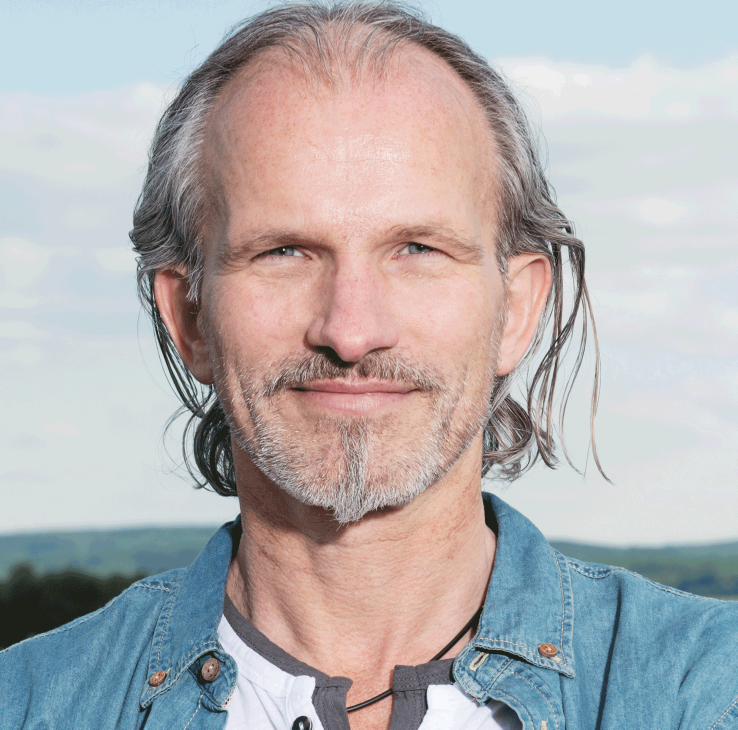
#> input picture face_0000.png, 1475 x 1459 px, given as the content of the folder dataset, which was not available (shown at 1/2 size)
$ python trainer.py
#> lines starting #> are read from the running program, lines starting #| are printed output that depends on the picture
import os
import cv2
import numpy as np
from PIL import Image
recognizer = cv2.face.LBPHFaceRecognizer_create()
path = 'dataset'
if not os.path.exists('./recognizer'):
    os.makedirs('./recognizer')
def getImagesWithID(path):
#> called with path = 'dataset'
  imagePaths = [os.path.join(path,f) for f in os.listdir(path)]
  faces = []
  IDs = []
  for imagePath in imagePaths:
    faceImg = Image.open(imagePath).convert('L')
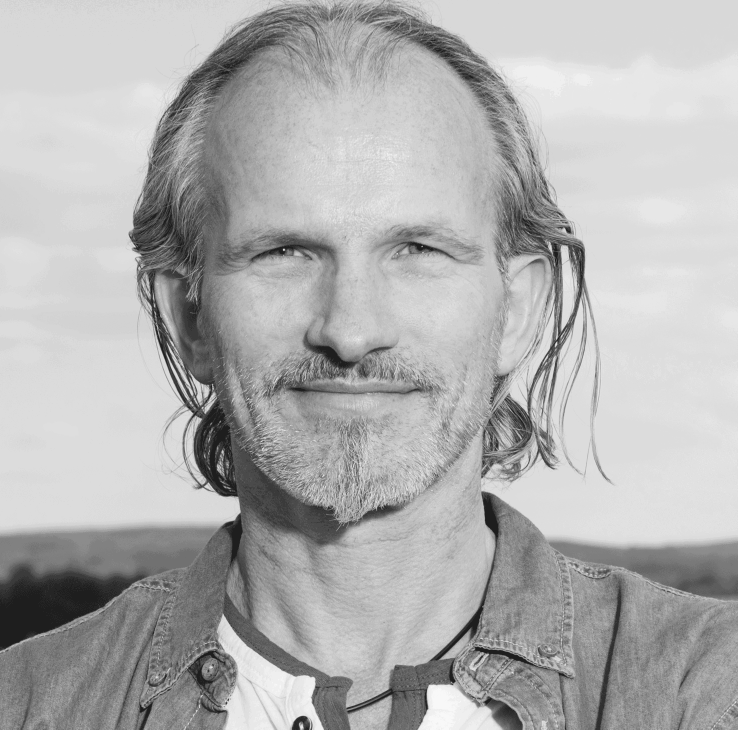
#> faceImg: PIL image 1475x1459 L (shown at 1/2 size); min 30, max 248, mean 176.1
    faceNp = np.array(faceImg,'uint8')
#> (the run stopped early here; a loop or call above may not have finished)

$ run again, on face_0004.png
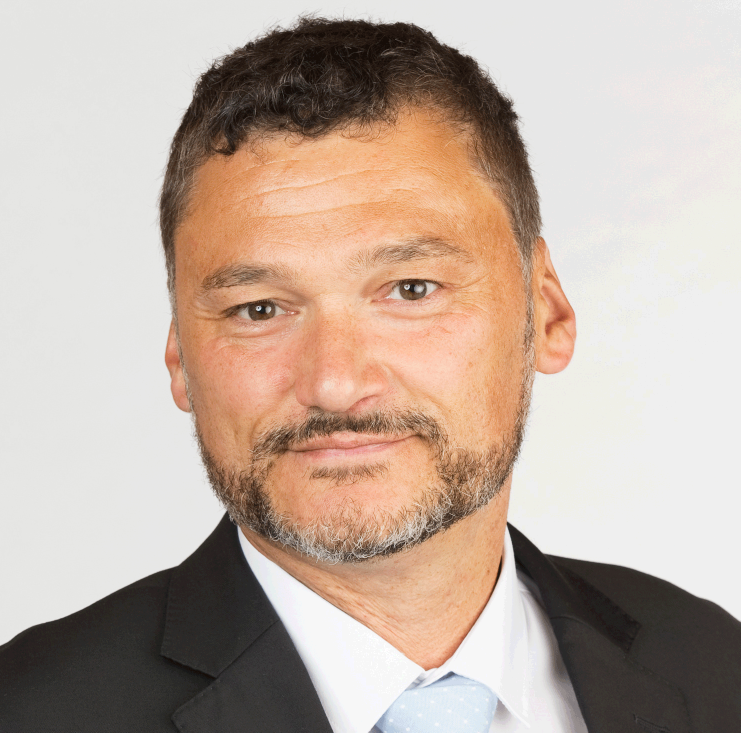
#> input picture face_0004.png, 1481 x 1465 px, given as the content of the folder dataset, which was not available (shown at 1/2 size)
#> in getImagesWithID, `faceImg = Image.open(imagePath).convert('L')`:
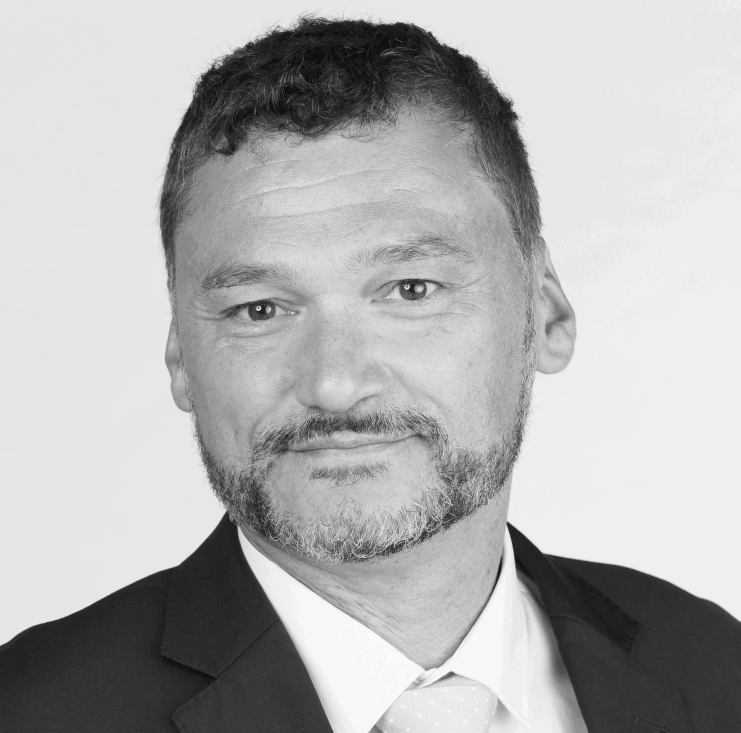
#> faceImg: PIL image 1481x1465 L (shown at 1/2 size); min 15, max 255, mean 177.7

$ run again, on face_0005.png
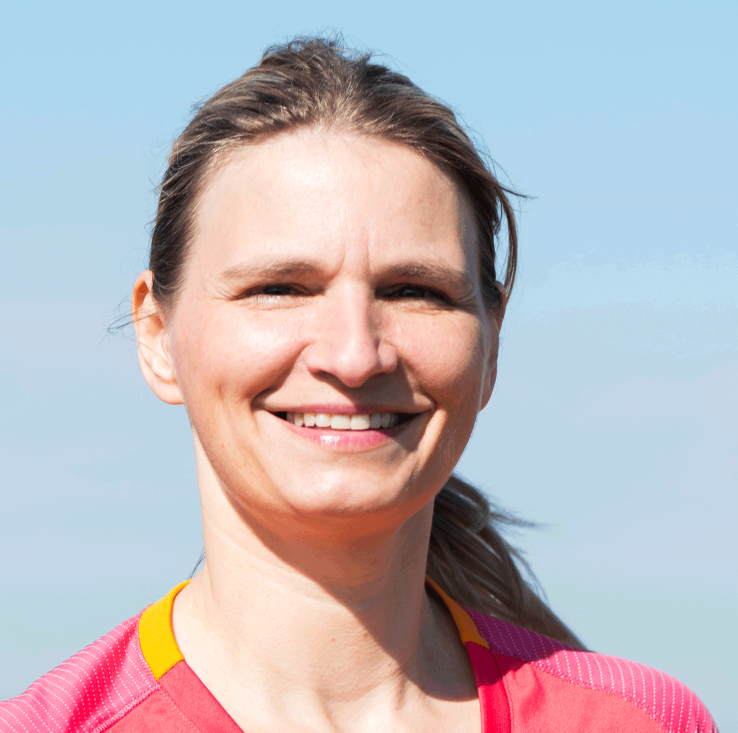
#> input picture face_0005.png, 1475 x 1465 px, given as the content of the folder dataset, which was not available (shown at 1/2 size)
#> in getImagesWithID, `faceImg = Image.open(imagePath).convert('L')`:
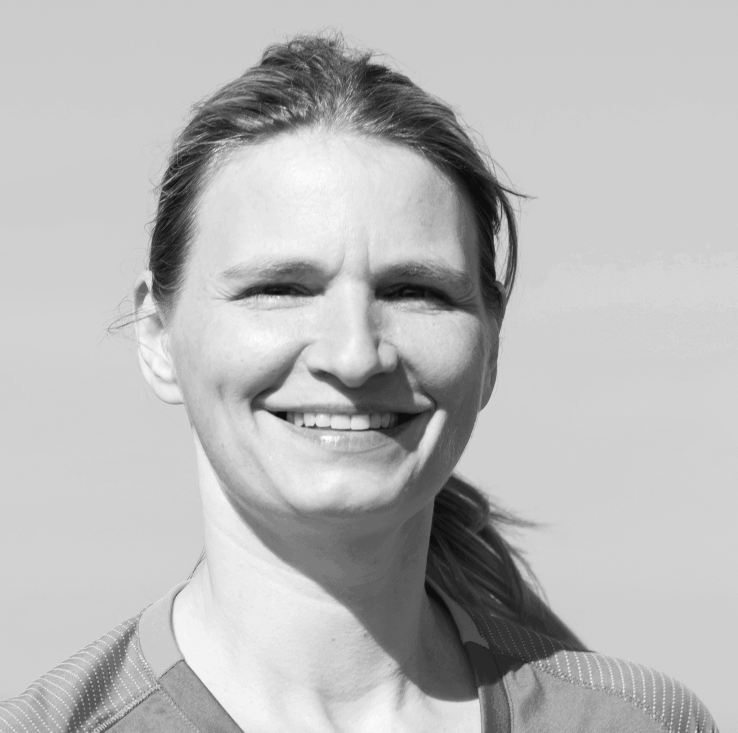
#> faceImg: PIL image 1475x1465 L (shown at 1/2 size); min 14, max 251, mean 184.2

$ run again, on face_0006.png
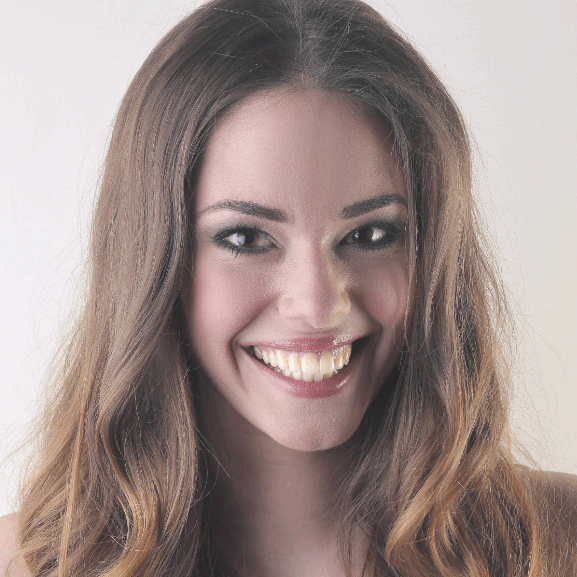
#> input picture face_0006.png, 577 x 577 px, given as the content of the folder dataset, which was not available
#> in getImagesWithID, `faceImg = Image.open(imagePath).convert('L')`:
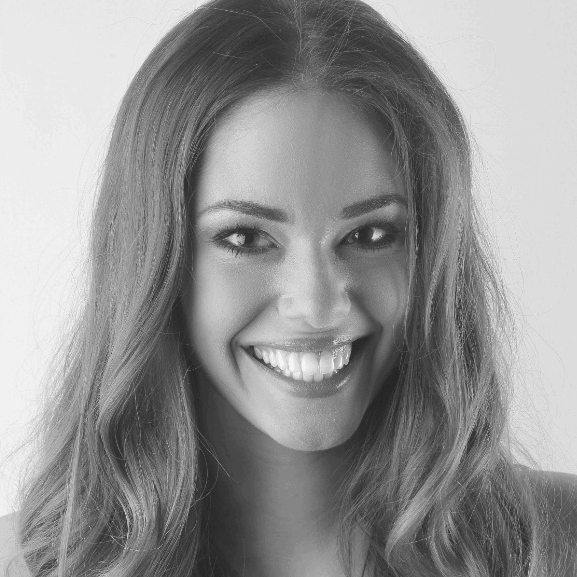
#> faceImg: PIL image 577x577 L; min 28, max 245, mean 147.6
